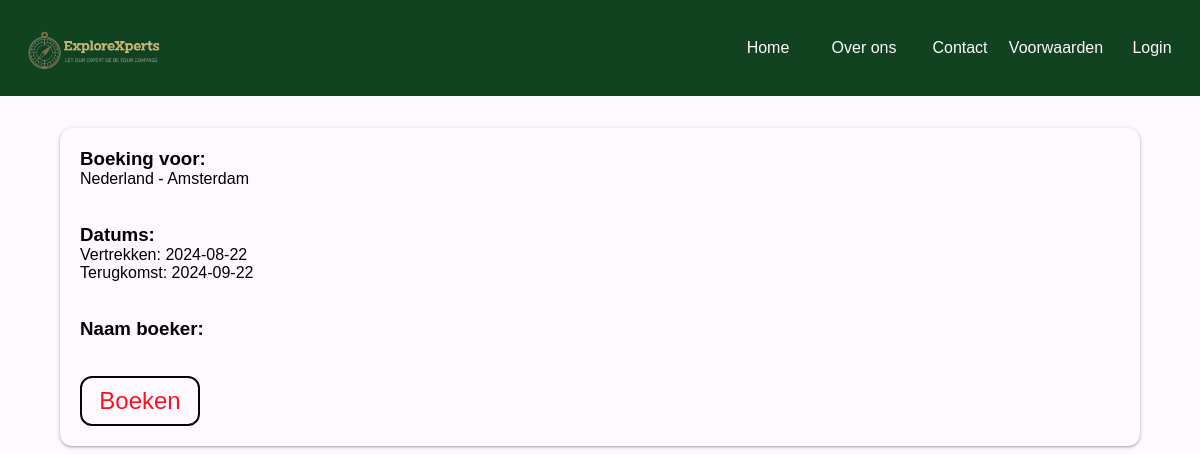
Screenshot of /boeken.php?id=1 with the database file from the repository.
### tables this page shows
CREATE TABLE `reizen` (
  `id` int(11) NOT NULL,
  `land` text DEFAULT NULL,
  `preis` double DEFAULT NULL,
  `vertrekDatum` date DEFAULT NULL,
  `terugkomstDatum` date DEFAULT NULL,
  `isAdvert` int(11) DEFAULT NULL,
  `plaats` text DEFAULT NULL,
  `beschrijving` text DEFAULT NULL,
  `wc` int(11) DEFAULT NULL,
  `slaapkamers` int(11) DEFAULT NULL,
  `oppervlakte_woning` int(11) DEFAULT NULL,
  `handicap_vriendelijk` int(11) DEFAULT NULL,
  `recensies` text NOT NULL
);

### boeken.php (the view, shortened to what this page needs)
<!DOCTYPE html>
<html lang="en">
<head>
    <link rel="stylesheet" href="css/main.css">
    <link rel="stylesheet" href="css/Senna.css">
    <link rel="stylesheet" href="css/Sami.css">
</head>
<body>
    <?php
        require_once("php/config.php");
        require_once("php/nav.php");
        $resultset = $conn->prepare("SELECT * FROM reizen WHERE id = ?");
        $resultset->execute([$_GET['id']]);
        $result = $resultset->fetch();
    ?>
    <div class="reis-pagina-container">
        <h3>Boeking voor: </h3>
        <?php echo "<p>".$result['land']." - ".$result['plaats']."</p>" ?>
        <br>
        <br>
        <h3>Datums: </h3>
        <?php echo "<p>Vertrekken: ".$result['vertrekDatum']." <br>Terugkomst: ".$result['terugkomstDatum']."</p>" ?>
        <br>
        <br>
        <h3>Naam boeker: </h3>
        <br>
        <br>
        <form action="" method="POST">
            <input class="admin-button-edit" name="boeken" type="submit" value="Boeken">
        </form>
    </div>
</body>
</html>

### css/main.css (style rules this page uses)
* { margin: 0; padding: 0; font-family: "Archivo", sans-serif; }
:root { --Black: #080708; --Sand: #005004; --White: #fef9ff; --White-op: #fef9ffb1; --Blue: #114320; --Yellow: #106726; --LightBlue: #04240f; --Red: #ff101f; --Gray: #868686; --shadow: rgba(60, 64, 67, 0.3) 0px 1px 2px 0px, rgba(60, 64, 67, 0.15) 0px 1px 3px 1px; --shadow-yellow: #0b5810 0px 2px 4px 0px, #0b5810 0px 2px 6px 2px; }
body { background-color: var(--White); }
input { outline: none; border: var(--Black) 2px solid; border-radius: 10px; background: var(--White); text-align: center; }
input[type="submit"] { cursor: pointer; }

### css/Sami.css (style rules this page uses)
.reis-pagina-container { box-sizing: border-box; margin: 5vw; margin-top: 16vh; height: 86vh; width: 90vw; box-shadow: var(--shadow); padding: 20px; border-radius: 12px; height: fit-content; }
.admin-button-edit { border-radius: 12px; display: flex; width: 10vw; height: 50px; font-size: min(2vw, 24px); justify-content: center; align-items: center; color: var(--Red); background-color: var(--White); }

### rows the page displays
reizen: land "Nederland", plaats "Amsterdam", vertrekDatum "2024-08-22", terugkomstDatum "2024-09-22"
